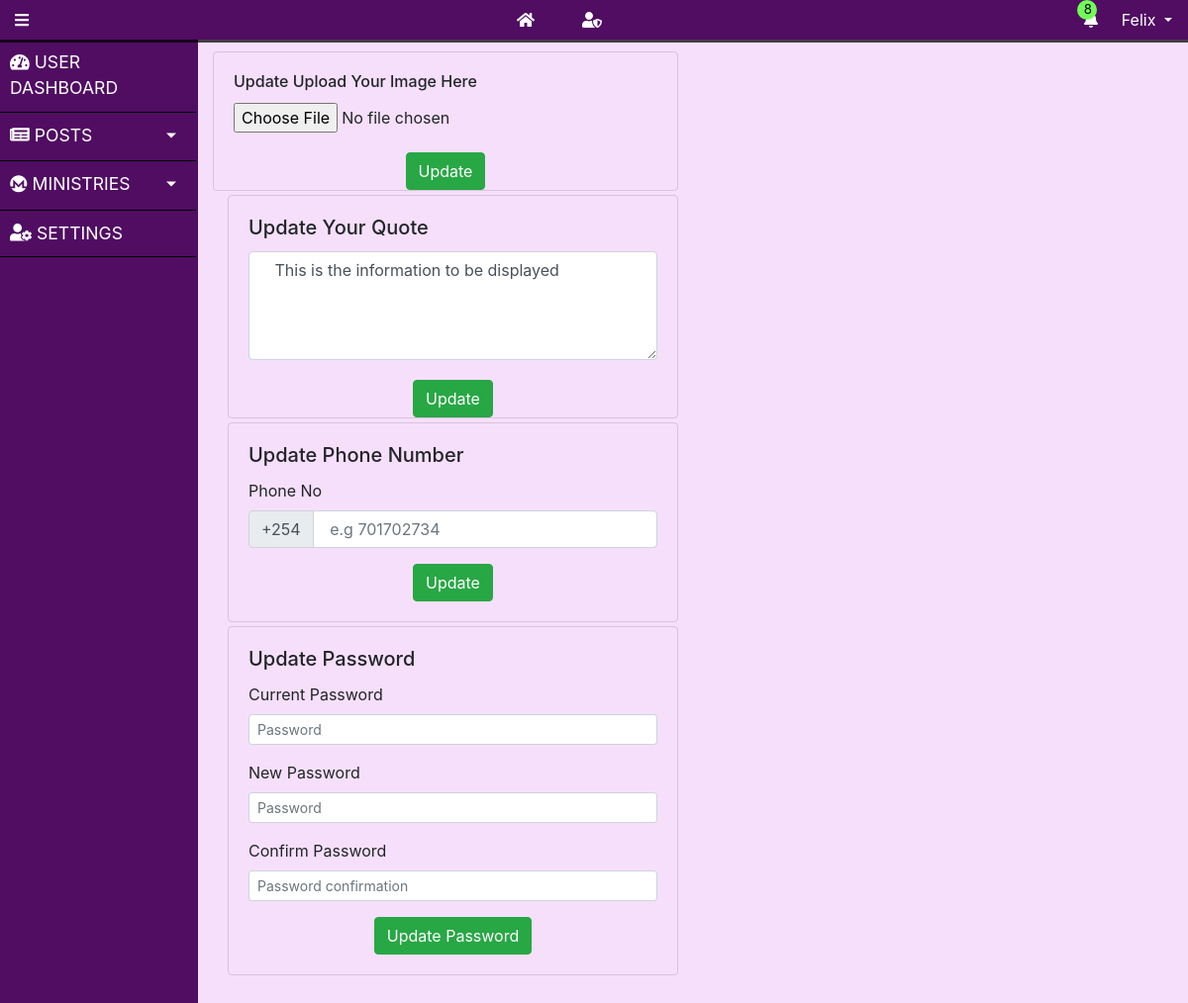
The page /user/settings.php (signed in) on the database its author committed.
### tables this page shows
CREATE TABLE `user` (
  `user_id` int(11) NOT NULL,
  `user_email` varchar(255) NOT NULL,
  `user_fname` varchar(255) NOT NULL,
  `user_lname` varchar(255) NOT NULL,
  `user_phobeNo` varchar(255) DEFAULT NULL,
  `user_regno` varchar(45) DEFAULT NULL,
  `user_course` varchar(500) DEFAULT NULL,
  `user_pwd` longtext NOT NULL,
  `user_joindate` datetime NOT NULL DEFAULT CURRENT_TIMESTAMP,
  `user_img` mediumtext,
  `user_verified` tinyint(4) DEFAULT '0' COMMENT 'This field will determined if the Email Address of the User is Verified. 0 means NO and 1 means YES',
  `registered_by` varchar(45) DEFAULT NULL
);

CREATE TABLE `leaders` (
  `leaders_fk_user_id` int(11) NOT NULL,
  `leaders_fk_mty_id` varchar(45) DEFAULT NULL,
  `leaders_quote` text COMMENT 'Thsi table will contains the leaders of various ministries\\\\n',
  `leaders_fk_position_name` varchar(45) NOT NULL,
  `leader_added_by` varchar(255) DEFAULT NULL,
  `leader_start` datetime DEFAULT CURRENT_TIMESTAMP COMMENT 'when you became a leader'
);

### user/includes/session.php (called while the page is built, shortened)
<?php
class SESSION extends DATABASE
{
    public function getSessionID(){
        return $_SESSION['user_id'];
    }
    public function isAdmin ($id){
        $sql = "SELECT admin_fk_user_id as adminID, admin_type FROM admin where admin_fk_user_id = $id";
        $result = $this->queryNone($sql);
        if (empty($result)) {
            return false;
        } else {
            return $result;
        }
    }
}

### user/includes/database.php (called while the page is built, shortened)
<?php
class DATABASE
{
    public function conn()
    {
        $this->servername ="localhost";
        $this->username ="root";
        $this->dbpassword ="";
        $this->dbname ="cudb";
        $this->charset  ="utf8mb4";
        try {
            $dsn =  "mysql:host=".$this->servername.";dbname=".$this->dbname.";charset=".$this->charset ;
            $pdo = new PDO($dsn, $this->username, $this->dbpassword);
            $pdo->setAttribute(PDO::ATTR_ERRMODE, PDO::ERRMODE_EXCEPTION);
            return $pdo;
        } catch (PDOExeption $e) {
            echo "Connection failed".$e->getMessage();
        }
    }
    public function query_1($sql, $id)
    {
        $stmt = $this->conn()->prepare($sql);
        $stmt->execute([$id]);
        $data = '';
        while ($row = $stmt->fetch(PDO::FETCH_ASSOC)) {
            $data = $row;
        }
        return $data;
    }
    public function queryNone($sql)
    {
        $stmt = $this->conn()->prepare($sql);
        $stmt->execute();
        $data = [];
        while ($row = $stmt->fetch(PDO::FETCH_ASSOC)) {
            $data[] = $row;
        }
        return $data;
    }
}

### user/includes/user.inc.php (called while the page is built, shortened)
<?php
class USER extends SESSION
{
    public function getuserbyid($id)
    {
        $sql= "SELECT * from user where user_id = ?;";
        $data = $this->query_1($sql, $id);
        return $data;
    }
    public function countSpecific($field, $table, $condition)
    {
        $sql = "SELECT count($field) as id from $table where $field = '$condition';";
        $stmt = $this->conn()->prepare($sql);
        $stmt->execute();
        $row =$stmt->fetch();
        return $row;
    }
    public function getLeaderData($id)
    {
        $sql = "SELECT * from leaders WHERE leaders_fk_user_id = $id";
        $stmt = $this->conn()->prepare($sql);
        $stmt->execute();
        $row =$stmt->fetch();
        return $row;
    }
}

### user/settings.php (the view, shortened to what this page needs)
<?php require 'includes/topnav.php';
?>
<main class="wrapper">
    <?php require 'includes/userSidenav.php'?>
    <div class="content container-fluid">
        <div class="row ">
            <?php
                    $userOBJ = new USER();
                    $sessID = $userOBJ->getSessionID();
                   $data = $userOBJ->countSpecific('leaders_fk_user_id', 'leaders', $sessID);
                    if ($data['id'] == 0) {
                    } else {
                        $leaderdata = $userOBJ->getLeaderData($sessID);
                        echo '
                        <div class="col-sm-6 mt-1">
                        <form id="picform">
                        <div class="card bg-transparent">
                            <div class="card-body bg-transparent">
                                <h6 class="card-title">Update Upload Your Image Here</h6>
                                <input type="file" name="imageuserimage" id="insert_image" required>
                            </div>
                            <button id="imgsubmit" type="submit" class="btn btn-success d-flex mx-auto " name="imageuserimage">Update
                           </button>
                        </div>
                    </form>
                    </div>
                     </div>
                     <div class="col-sm-6 mt-1">
                        <form  method="post">
                        <div class="card bg-transparent">
                            <div class="card-body bg-transparent">
                                <h5 class="card-title">Update Your Quote</h5>
                                <textarea name="quote" id="quote" cols="30" value="" rows="4" class="w-100 form-control"
                                        required> ' . $leaderdata['leaders_quote'] .' </textarea>
                            </div>
                            <button type="submit" class="btn btn-success d-flex mx-auto " name="leaderquote">Update
                           </button>
                        </div>
                    </form>
                    </div>
                        ';
                    }
                    ?>
            <div class="col-sm-6 mt-1">
                <div class="card bg-transparent ">
                    <div class="card-body bg-transparent">
                        <h5 class="card-title">Update Phone Number</h5>
                        <form action="includes/update.inc.php" method="post">
                            <div class="form-group">
                                <label for="phoneNo">Phone No</label>
                                <div class="input-group mb-3">
                                    <div class="input-group-prepend">
                                        <span class="input-group-text" id="basic-addon1">+254</span>
                                    </div>
                                    <input type="number" id="phoneNo" class="form-control" placeholder=" e.g 701702734"
                                        aria-label="phoneNo" aria-describedby="basic-addon1" name="phoneNo" required>
                                </div>
                            </div>
                            <button type="submit" class="btn btn-success d-flex mx-auto "
                                name="updatephone">Update</button>
                        </form>
                    </div>
                </div>
            </div>
            <div class="col-sm-6 mt-1">
                <div class="card bg-transparent ">
                    <div class="card-body bg-transparent">
                        <h5 class="card-title">Update Password</h5>
                        <form action="includes/reset.inc.php" method="post">
                            <div class="form-group">
                                <label for="password">Current Password</label>
                                <input type="password" class="form-control form-control-sm" id="oldpassword"
                                    placeholder="Password" name="oldpassword" required>
                            </div>
                            <div class="form-group">
                                <label for="password">New Password</label>
                                <input type="password" class="form-control form-control-sm" id="password"
                                    placeholder="Password" name="password" required>
                            </div>
                            <div class="form-group">
                                <label for="confirmPassword">Confirm Password</label>
                                <input type="password" class="form-control form-control-sm" id="confirmPassword"
                                    placeholder="Password confirmation" name="passordconfirm" required>
                            </div>
                            <button type="submit" class="btn btn-success d-flex mx-auto " name="updatepassword">Update
                                Password</button>
                        </form>
                    </div>
                </div>
            </div>
        </div>
</main>
</body>
</html>

### user/includes/topnav.php (shortened to what this page needs)
<?php  require 'init.php';
if (!isset($_SESSION['user_id'])) {
  redirect("login.php");
}else {
    $logid =$_SESSION['user_id'];
    $objUser = new USER() ;
    $data = $objUser->getuserbyid($logid);
}
?>
<!DOCTYPE html>
<html lang="en">
<head>
    <link rel="stylesheet" href="css/reset.css">
    <link rel="stylesheet" href="css/bootstrap.css">
    <link rel="stylesheet" href="css/admin.css">
</head>
<body>
    <nav class="navbar navbar-expand-sm text-white d-flex sticky-top p-0" style="background-color: #500d62;">
        <div id="sidebarCollapse" class="col-auto ">
            <i class="fas fa-bars"></i>
        </div>
        <div id="sidebarCollapse" class="col-auto d-flex">
            <a class="dropdown-item text-white" href="../index.php "><i class="fas fa-home"></i></a>
            <?php
                if ($objUser->isAdmin($logid)) {
                echo '<a class="dropdown-item text-white" href="index.php "><i class="fas fa-user-shield"></i></a>';
                }
            ?>
        </div>
        <ul class="navbar-nav ">
            <li class="nav-item dropdown">
                <a class="nav-link dropdown-toggle text-white mr-2" href="#" id="notification" data-toggle="dropdown">
                    <span style="font-size: smaller; position: absolute; top: 0px ;right:45%; width: 20px; background-color: #73fb59;
                    border-radius: 200px; padding-left: 7px; color: #000000">8</span>
                    <i class="fas fa-bell"></i>
                </a>
            </li>
            <li class="nav-item dropdown">
                <a class="nav-link dropdown-toggle text-white mr-2" href="#" id="navbardrop" data-toggle="dropdown">
                   <?php echo $data['user_fname']; ?>
                </a>
            </li>
        </ul>
    </nav>

### user/css/admin.css (style rules this page uses)
body { background-color: #f6dffa; max-height: 100vh; overflow-y: hidden; }
nav { -webkit-box-shadow: 0px 3px 0px 0px rgba(0,0,0,0.72); -moz-box-shadow: 0px 3px 0px 0px rgba(0,0,0,0.72); box-shadow: 0px 3px 0px 0px rgba(0,0,0,0.72); }
@media (min-width: 576px) { .navbar-expand-sm { flex-flow: row nowrap; justify-content: space-between } }
.navbar-nav { flex-direction: row; }
#notification::after { display: none; }
a,a:hover,a:focus { color: inherit; text-decoration: none; transition: all 0.3s; cursor: pointer; }
.wrapper { display: flex; width: 100%; align-items: stretch; min-height: 100vh; }

### user/includes/topnav.php (style rules this page uses)
@media screen and (min-width: 768px) { .dropdown-toggle { margin-bottom: 2px; } }
@media screen and (min-width: 768px) { .navbar .dropdown-toggle, .nav-tabs .dropdown-toggle { margin-bottom: 0; } }

### rows shown on the page
user: user_fname "Felix"
leaders: quote "This is the information to be displayed"
